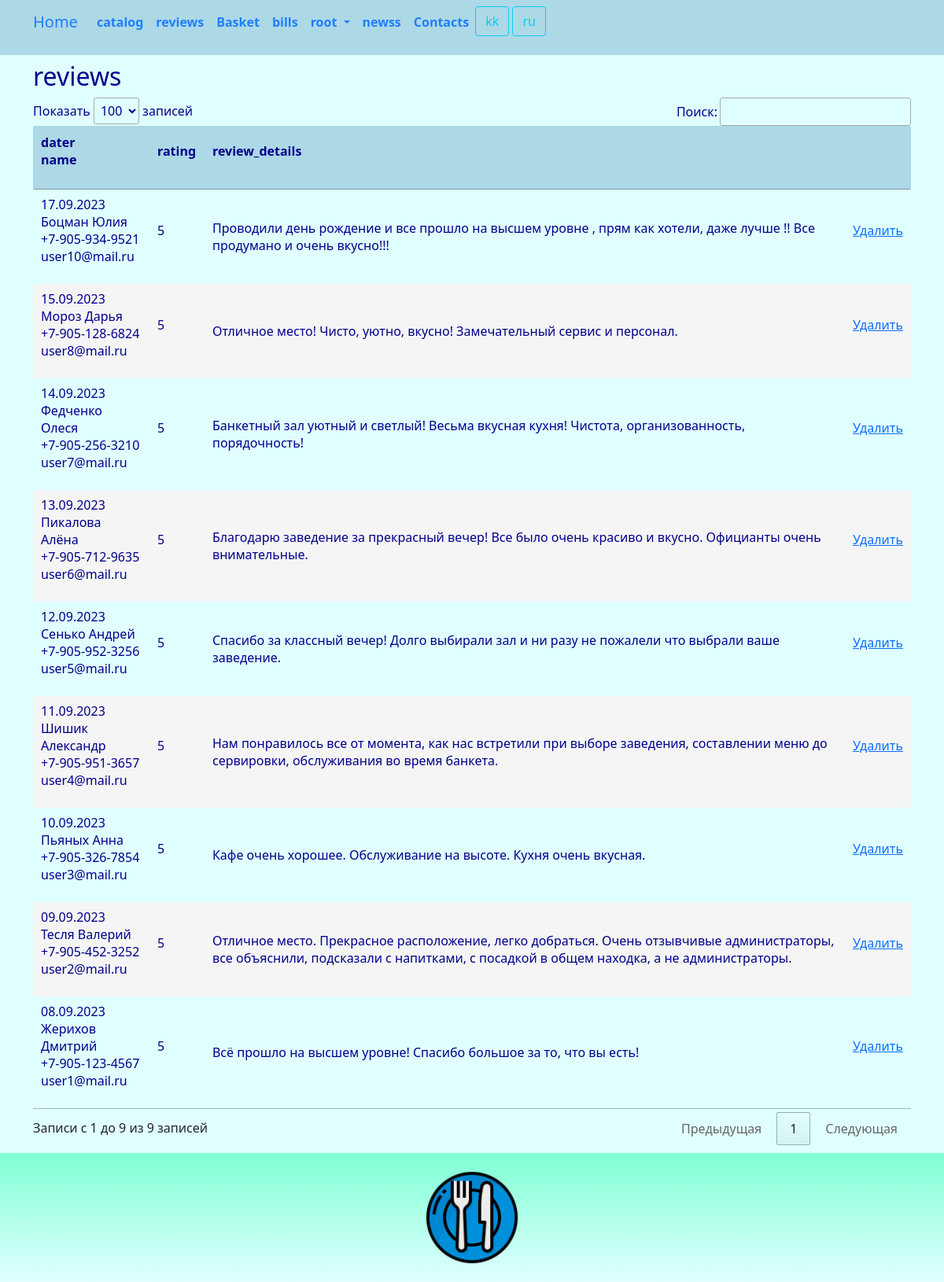
Screenshot of /review/index/ (signed in) with the database file from the repository.
### star/models.py (models this page shows, shortened)
class Review(models.Model):
    dater = models.DateTimeField(_('dater'), auto_now_add=True)
    client = models.ForeignKey(Client, related_name='review_client', on_delete=models.CASCADE)
    rating = models.IntegerField(_('rating'))
    details = models.TextField(_('review_details'))
    class Meta:
        db_table = 'review'
        indexes = [
            models.Index(fields=['dater']),
        ]
        ordering = ['dater']

class Client(models.Model):
    email = models.CharField(_('client_email'), max_length=128)
    password = models.CharField(_('password'), max_length=128)
    name = models.CharField(_('client_name'), max_length=128)
    phone = models.CharField(_('client_phone'), max_length=32)
    birthday = models.DateTimeField(_('birthday'))
    class Meta:
        db_table = 'client'
        indexes = [
            models.Index(fields=['email']),
            models.Index(fields=['name']),
        ]
        ordering = ['name']

### star/views.py (the view)
# urls.py: path('review/index/', views.review_index, name='review_index'),
@login_required
@group_required("Managers")
def review_index(request):
    try:
        review = Review.objects.all().order_by('-dater')
        return render(request, "review/index.html", {"review": review,})
    except Exception as exception:
        print(exception)
        return HttpResponse(exception)

### star/views.py (called while the page is built)
def group_required(*group_names):
    def in_groups(u):
        if u.is_authenticated:
            if bool(u.groups.filter(name__in=group_names)) | u.is_superuser:
                return True
        return False
    return user_passes_test(in_groups, login_url='403')

### templates/review/index.html (shortened to what this page needs)
{% extends "base.html" %}
{% load i18n %}
{% load static %}
{% block content %}
<h2>{% trans "reviews" %}</h2>
{% if review.count > 0 %}
<div class="row">
	<table id="myTable" class="table-manager" style="width:100%">
		<thead>
			<tr>
				<th><p>{% trans "dater" %}<br>{% trans "name" %}</p></th>
				<th><p>{% trans "rating" %}</p></th>
				<th><p>{% trans "review_details" %}</th>
				<th><p></p></th>
			</tr>
		</thead>
		<tbody>
			{% for r in review %}
			{% if r.rating != None %}
			<tr>
				<td><p>{{ r.dater | date:"d.m.Y"}}<br>{{ r.client.name }}<br>{{ r.client.phone }}<br>{{ r.client.email }}</p></td>
				<td><p>{{ r.rating }}</p></td>
				<td><p>{{ r.details | linebreaks }}</p></td>
				<td>
					<form method="post">
						<a onclick="return confirm('Удалить запись?')" href="{% url 'review_delete' r.id %}">{% trans "Delete" %}</a>
					</form>
				</td>
			</tr>
			{% endif %}
			{% endfor %}
		</tbody>
	</table>
</div>
{% endif %}
{% endblock content %}

### templates/base.html (shortened to what this page needs)
{% load static %}
{% load i18n %}
<html>
<head>
	<link href="https://cdn.jsdelivr.net/npm/bootstrap@5.0.2/dist/css/bootstrap.min.css" rel="stylesheet">
	<link rel="stylesheet" href="{% static 'css/styles.css' %}" />
	<link rel="stylesheet" href="{% static 'css/choosen.css' %}" />
</head>
<nav class="navbar navbar-expand-lg justify-content-center">
	<div class="container">
		<div class="collapse navbar-collapse" id="mainMenu">
			<ul class="navbar-nav me-auto mb-2 mb-lg-0">
				<a class="navbar-brand" href="{{ HTTP_HOST }}/">{% trans "Home" %}</a>
				<li class="nav-item">
					<a class="nav-link" href="{% url 'catalog_list' %}">{% trans "catalog" %}</a>
				</li>
				<li class="nav-item">
					<a class="nav-link" href="{% url 'review_list' %}">{% trans "reviews" %}</a>
				</li>
				{% if user.is_authenticated %}
				<li class="nav-item">
					<a class="nav-link" href="{% url 'basket' %}">{% trans "Basket" %}</a>
				</li>
				<li class="nav-item">
					<a class="nav-link" href="{% url 'bill_index' %}">{% trans "bills" %}</a>
				</li>
				<li class="nav-item dropdown">
					<a class="nav-link dropdown-toggle" href="#" id="navbarDropdown" role="button" data-bs-toggle="dropdown" aria-expanded="false">
						{{ user.username }}
					</a>
				</li>
				{% else %}
				<form class="form-inline ml-auto">
					<a href="{% url 'login' %}" class="btn btn-outline-secondary">{% trans "Log In" %}</a>
					<a href="{% url 'signup' %}" class="btn btn-primary ml-2">{% trans "Sign up" %}</a>
				</form>
				{% endif %}
				<li class="nav-item">
					<a class="nav-link" href="{% url 'news_list' %}">{% trans "newss" %}</a>
				</li>
				<li class="nav-item">
					<a class="nav-link" href="{% url 'contact' %}">{% trans "Contacts" %}</a>
				</li>
				<form action="{% url 'set_language' %}" method="post">
					{% get_current_language as LANGUAGE_CODE %}
					{% get_available_languages as LANGUAGES %}
					{% get_language_info_list for LANGUAGES as languages %}
					{% for language in languages %}
					<button type="submit" class="btn btn-outline-info" name="language" value="{{ language.code }}">
						{{ language.code }}
					</button>
					{% endfor %}
				</form>
			</ul>
		</div>
	</div>
</nav>
<body>
	<div class="container">
		{% block content%}{% endblock content %}
	</div>
</body>
<footer class="container-fluid text-center bg-lightgray">
	<div class="copyrights">
		<img src="{% static 'images/logo.png' %}" alt="logo" style="height:144px; padding: 10px;">
	</div>
</footer>
<link rel="stylesheet" href="https://cdn.datatables.net/1.11.2/css/jquery.dataTables.min.css">
<link href="{% static 'css/jquery.fancybox.min.css' %}" rel="stylesheet">
</html>

### static/css/styles.css (style rules this page uses)
:root { --navbar-background-color: LightBlue; --navbar-text-color: #1F7EFE; --main-background-color-light: LightCyan; --main-background-color-dark: LightBlue; --main-text-color: DarkBlue; --main-header-color: DarkBlue; --main-text-attention-color: Purple; --footer-background-color-light: LightCyan; --footer-background-color-dark: Aquamarine; --footer-text-color: Teal; --card-background-color-light: LightCyan; --card-background-color-dark: LightBlue; --card-text-color: SeaGreen; --table-background-color-light: LightCyan; --table-background-color-dark: #F5F5F5; --table-text-color: DarkBlue; --star-size: 30px; --star-color: LightYellow; --star-background: Yellow ; }
.navbar { background-color: var(--navbar-background-color); color: var(--navbar-text-color); }
.navbar .navbar-nav, .navbar .navbar-nav .navbar-text { color: var(--navbar-text-color); }
.navbar ul { background-color: var(--navbar-background-color); color: var(--navbar-text-color); }
.navbar li { background-color: var(--navbar-background-color); color: var(--navbar-text-color); }
.navbar a { background-color: var(--navbar-background-color); color: var(--navbar-text-color); }
.navbar-brand { background-color: var(--navbar-background-color); color: var(--navbar-text-color); }
.nav-item { background-color: var(--navbar-background-color); color: var(--navbar-text-color); font-weight: bold; }
body { background-color: var(--main-background-color-light); }
h1, h2, h3, h4, h5, h6 { color: var(--main-header-color); }
p, ul, li, label { color: var(--main-text-color); }
.table-manager tbody { width: 100%; background-color: var(--main-background-color-light); border: none; margin-top: 20px; margin-bottom: 20px; }
.table-manager thead th { background-color: var(--main-background-color-dark); color: var(--main-text-color); font-weight: bold; text-align: left; padding: 10px; }
.table-manager thead tr th:first-child { border-radius: 2px 0 0 2px; }
.table-manager thead tr th:last-child { border-radius: 0 2px 2px 0; }
.table-manager tbody td { text-align: left; border: none; padding: 5px 5px; vertical-align: top; }
.table-manager tbody tr:nth-child(odd) { background: var(--table-background-color-light); }
.table-manager tbody tr:nth-child(even) { background: var(--table-background-color-dark); }
.table-manager tbody tr td:first-child { border-radius: 2px 0 0 2px; }
.table-manager tbody tr td:last-child { border-radius: 0 2px 2px 0; }
footer { background-image: linear-gradient(top, var(--footer-background-color-dark), var(--footer-background-color-light)); background-image: -o-linear-gradient(top, var(--footer-background-color-dark), var(--footer-background-color-light)); background-image: -moz-linear-gradient(top, var(--footer-background-color-dark), var(--footer-background-color-light)); background-image: -webkit-linear-gradient(top, var(--footer-background-color-dark), var(--footer-background-color-light)); margin-top: 10px; padding: 10px; }

### rows the page displays
Review: dater "17.09.2023", client.name "Боцман Юлия", client.phone "+7-905-934-9521", client.email "user10@mail.ru", rating "5", details "Проводили день рождение и все прошло на высшем уровне , прям как хотели, даже лучше !! Все продумано и очень вкусно!!!"
Review: dater "15.09.2023", client.name "Мороз Дарья", client.phone "+7-905-128-6824", client.email "user8@mail.ru", rating "5", details "Отличное место! Чисто, уютно, вкусно! Замечательный сервис и персонал."
Review: dater "14.09.2023", client.name "Федченко Олеся", client.phone "+7-905-256-3210", client.email "user7@mail.ru", rating "5", details "Банкетный зал уютный и светлый! Весьма вкусная кухня! Чистота, организованность, порядочность!"
Review: dater "13.09.2023", client.name "Пикалова Алёна", client.phone "+7-905-712-9635", client.email "user6@mail.ru", rating "5", details "Благодарю заведение за прекрасный вечер! Все было очень красиво и вкусно. Официанты очень внимательные."
Review: dater "12.09.2023", client.name "Сенько Андрей", client.phone "+7-905-952-3256", client.email "user5@mail.ru", rating "5", details "Спасибо за классный вечер! Долго выбирали зал и ни разу не пожалели что выбрали ваше заведение."
Review: dater "11.09.2023", client.name "Шишик Александр", client.phone "+7-905-951-3657", client.email "user4@mail.ru", rating "5", details "Нам понравилось все от момента, как нас встретили при выборе заведения, составлении меню до сервировки, обслуживания во время банкета."
Review: dater "10.09.2023", client.name "Пьяных Анна", client.phone "+7-905-326-7854", client.email "user3@mail.ru", rating "5", details "Кафе очень хорошее. Обслуживание на высоте. Кухня очень вкусная."
Review: dater "09.09.2023", client.name "Тесля Валерий", client.phone "+7-905-452-3252", client.email "user2@mail.ru", rating "5", details "Отличное место. Прекрасное расположение, легко добраться. Очень отзывчивые администраторы, все объяснили, подсказали с напитками, с посадкой в общем находка, а не администраторы."
Review: dater "08.09.2023", client.name "Жерихов Дмитрий", client.phone "+7-905-123-4567", client.email "user1@mail.ru", rating "5", details "Всё прошло на высшем уровне! Спасибо большое за то, что вы есть!"

### other values shown
{{ user.username }} "root"
{{ language.code }} "kk" "ru"
